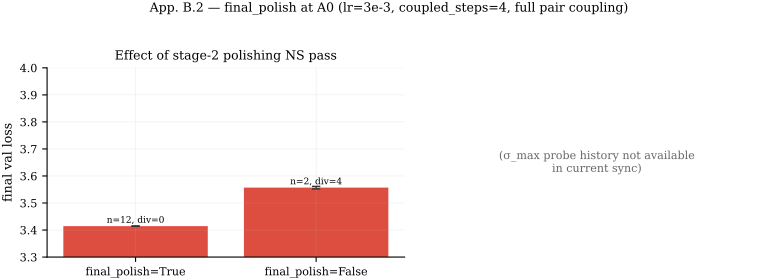

Write the Python code that produced this figure.
"""Fig B.2 — final_polish on/off effect on final val loss (left) + the optional
post-stage-1 σ_max diagnostic trace (right) if available.
"""
from __future__ import annotations

import sys
from pathlib import Path

import matplotlib.pyplot as plt
import numpy as np
import pandas as pd

sys.path.insert(0, str(Path(__file__).resolve().parent))
from _common import DATA_DIR, OPT_COLOR, save_fig, setup_mpl
from _stats import bootstrap_median_ci


def main() -> None:
    setup_mpl()
    a = pd.read_parquet(DATA_DIR / "coupled_muon_ablation_summary.parquet")
    base = a[
        (a["optimizer"] == "coupled_muon_v2")
        & (a["coupled_steps"] == 4)
        & (a["couple_qk"]) & (a["couple_vo"]) & (a["couple_updown"])
        & (a["lr"] == 3e-3)
    ]
    fig, axes = plt.subplots(1, 2, figsize=(8.0, 2.8))

    ax = axes[0]
    rows = []
    for fp in [True, False]:
        sub = base[(base["final_polish"] == fp) & (~base["diverged"].astype(bool))]
        ci = bootstrap_median_ci(sub["final_val_loss"].tolist())
        n_div = ((base["final_polish"] == fp) & (base["diverged"].astype(bool))).sum()
        rows.append((str(fp), ci.median, ci.lo, ci.hi, ci.n, int(n_div)))
    xs = np.arange(len(rows))
    meds = [r[1] for r in rows]
    los = [r[1] - r[2] for r in rows]
    his = [r[3] - r[1] for r in rows]
    ax.bar(xs, meds, color=OPT_COLOR["coupled_muon_v2"], alpha=0.85)
    ax.errorbar(xs, meds, yerr=[los, his], fmt="none", color="0.2", capsize=3, lw=0.8)
    for i, r in enumerate(rows):
        ax.text(i, r[1] + 0.005, f"n={r[4]}, div={r[5]}", ha="center", va="bottom", fontsize=6.5)
    ax.set_xticks(xs); ax.set_xticklabels([f"final_polish={r[0]}" for r in rows], fontsize=8)
    ax.set_ylabel("final val loss")
    ax.set_title("Effect of stage-2 polishing NS pass")
    ax.set_ylim(3.30, 4.0)

    # Right panel: σ_max trace if probe data available.
    ax2 = axes[1]
    sigma_path = DATA_DIR / "coupled_muon_ablation_history_final_polish_sigma.parquet"
    if sigma_path.exists():
        h = pd.read_parquet(sigma_path)
        if len(h) > 0:
            for metric in ["probe/ns_internal/coupled_pre_polish/sigma_max", "probe/ns_internal/coupled_post_polish/sigma_max"]:
                sub = h[h["metric"] == metric].sort_values("tokens")
                if not len(sub):
                    continue
                ax2.plot(sub["tokens"] / 1e9, sub["value"], lw=1.1,
                         label=metric.split("/")[-2])
            ax2.set_yscale("log")
            ax2.set_xlabel("Tokens (B)")
            ax2.set_ylabel(r"$\sigma_\mathrm{max}(X)$")
            ax2.set_title("Pre- vs post-polish operator-norm trace")
            ax2.axhline(1.0, color="grey", lw=0.5, ls=":")
            ax2.legend(frameon=False, fontsize=7)
        else:
            ax2.text(0.5, 0.5, "(σ_max probe history not available\nin current sync)",
                     ha="center", va="center", transform=ax2.transAxes, fontsize=8, color="0.4")
            ax2.set_axis_off()
    else:
        ax2.text(0.5, 0.5, "(σ_max probe history not available\nin current sync)",
                 ha="center", va="center", transform=ax2.transAxes, fontsize=8, color="0.4")
        ax2.set_axis_off()
    fig.suptitle("App. B.2 — final_polish at A0 (lr=3e-3, coupled_steps=4, full pair coupling)", y=1.03, fontsize=9)
    fig.tight_layout()
    save_fig(fig, "figB2_final_polish")


if __name__ == "__main__":
    main()
